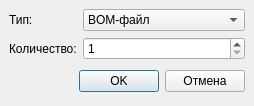
<ui version="4.0" >
 <class>SostavAddDialog</class>
 <widget class="QDialog" name="SostavAddDialog" >
  <property name="geometry" >
   <rect>
    <x>0</x>
    <y>0</y>
    <width>254</width>
    <height>101</height>
   </rect>
  </property>
  <property name="windowTitle" >
   <string>Dialog</string>
  </property>
  <layout class="QGridLayout" >
   <property name="margin" >
    <number>9</number>
   </property>
   <property name="spacing" >
    <number>6</number>
   </property>
   <item row="1" column="0" >
    <widget class="QLabel" name="label" >
     <property name="text" >
      <string>Количество:</string>
     </property>
    </widget>
   </item>
   <item row="1" column="1" >
    <widget class="QSpinBox" name="sb1" >
     <property name="maximum" >
      <number>1000</number>
     </property>
     <property name="minimum" >
      <number>1</number>
     </property>
     <property name="value" >
      <number>1</number>
     </property>
    </widget>
   </item>
   <item row="0" column="1" >
    <widget class="QComboBox" name="cb1" >
     <property name="sizePolicy" >
      <sizepolicy>
       <hsizetype>5</hsizetype>
       <vsizetype>0</vsizetype>
       <horstretch>1</horstretch>
       <verstretch>0</verstretch>
      </sizepolicy>
     </property>
     <item>
      <property name="text" >
       <string>BOM-файл</string>
      </property>
     </item>
     <item>
      <property name="text" >
       <string>Ручной ввод</string>
      </property>
     </item>
    </widget>
   </item>
   <item row="0" column="0" >
    <widget class="QLabel" name="label_2" >
     <property name="text" >
      <string>Тип:</string>
     </property>
    </widget>
   </item>
   <item row="2" column="0" colspan="2" >
    <layout class="QHBoxLayout" >
     <property name="margin" >
      <number>0</number>
     </property>
     <property name="spacing" >
      <number>6</number>
     </property>
     <item>
      <spacer>
       <property name="orientation" >
        <enum>Qt::Horizontal</enum>
       </property>
       <property name="sizeHint" >
        <size>
         <width>131</width>
         <height>31</height>
        </size>
       </property>
      </spacer>
     </item>
     <item>
      <widget class="QPushButton" name="okButton" >
       <property name="text" >
        <string>OK</string>
       </property>
      </widget>
     </item>
     <item>
      <widget class="QPushButton" name="cancelButton" >
       <property name="text" >
        <string>Отмена</string>
       </property>
      </widget>
     </item>
    </layout>
   </item>
  </layout>
 </widget>
 <tabstops>
  <tabstop>cb1</tabstop>
  <tabstop>sb1</tabstop>
  <tabstop>okButton</tabstop>
  <tabstop>cancelButton</tabstop>
 </tabstops>
 <resources/>
 <connections>
  <connection>
   <sender>okButton</sender>
   <signal>clicked()</signal>
   <receiver>SostavAddDialog</receiver>
   <slot>accept()</slot>
   <hints>
    <hint type="sourcelabel" >
     <x>278</x>
     <y>253</y>
    </hint>
    <hint type="destinationlabel" >
     <x>96</x>
     <y>254</y>
    </hint>
   </hints>
  </connection>
  <connection>
   <sender>cancelButton</sender>
   <signal>clicked()</signal>
   <receiver>SostavAddDialog</receiver>
   <slot>reject()</slot>
   <hints>
    <hint type="sourcelabel" >
     <x>369</x>
     <y>253</y>
    </hint>
    <hint type="destinationlabel" >
     <x>179</x>
     <y>282</y>
    </hint>
   </hints>
  </connection>
 </connections>
</ui>
